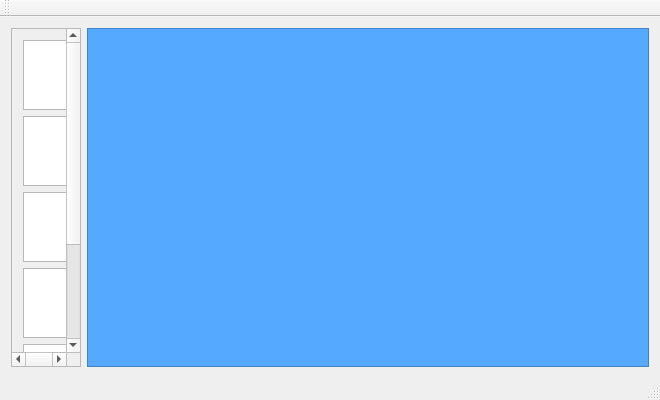
<?xml version="1.0" encoding="UTF-8"?>
<ui version="4.0">
 <class>HelloQt</class>
 <widget class="QMainWindow" name="HelloQt">
  <property name="geometry">
   <rect>
    <x>0</x>
    <y>0</y>
    <width>660</width>
    <height>400</height>
   </rect>
  </property>
  <property name="windowTitle">
   <string>HelloQt</string>
  </property>
  <widget class="QWidget" name="centralWidget">
   <layout class="QHBoxLayout" name="horizontalLayout_2" stretch="1,10">
    <item>
     <widget class="QScrollArea" name="scrollArea">
      <property name="sizePolicy">
       <sizepolicy hsizetype="Preferred" vsizetype="Preferred">
        <horstretch>0</horstretch>
        <verstretch>0</verstretch>
       </sizepolicy>
      </property>
      <property name="widgetResizable">
       <bool>true</bool>
      </property>
      <widget class="QWidget" name="scrollAreaWidgetContents">
       <property name="geometry">
        <rect>
         <x>0</x>
         <y>0</y>
         <width>89</width>
         <height>474</height>
        </rect>
       </property>
       <layout class="QVBoxLayout" name="verticalLayout">
        <item>
         <widget class="QGraphicsView" name="graphicsView">
          <property name="sizePolicy">
           <sizepolicy hsizetype="Preferred" vsizetype="Preferred">
            <horstretch>0</horstretch>
            <verstretch>0</verstretch>
           </sizepolicy>
          </property>
         </widget>
        </item>
        <item alignment="Qt::AlignHCenter">
         <widget class="QGraphicsView" name="graphicsView_2">
          <property name="sizePolicy">
           <sizepolicy hsizetype="Preferred" vsizetype="Preferred">
            <horstretch>0</horstretch>
            <verstretch>0</verstretch>
           </sizepolicy>
          </property>
         </widget>
        </item>
        <item alignment="Qt::AlignVCenter">
         <widget class="QGraphicsView" name="graphicsView_4">
          <property name="sizePolicy">
           <sizepolicy hsizetype="Preferred" vsizetype="Preferred">
            <horstretch>0</horstretch>
            <verstretch>0</verstretch>
           </sizepolicy>
          </property>
         </widget>
        </item>
        <item>
         <widget class="QGraphicsView" name="graphicsView_3">
          <property name="sizePolicy">
           <sizepolicy hsizetype="Preferred" vsizetype="Preferred">
            <horstretch>0</horstretch>
            <verstretch>0</verstretch>
           </sizepolicy>
          </property>
         </widget>
        </item>
        <item>
         <widget class="QGraphicsView" name="graphicsView_5">
          <property name="sizePolicy">
           <sizepolicy hsizetype="Preferred" vsizetype="Preferred">
            <horstretch>0</horstretch>
            <verstretch>0</verstretch>
           </sizepolicy>
          </property>
         </widget>
        </item>
        <item>
         <widget class="QGraphicsView" name="graphicsView_6">
          <property name="sizePolicy">
           <sizepolicy hsizetype="Preferred" vsizetype="Preferred">
            <horstretch>0</horstretch>
            <verstretch>0</verstretch>
           </sizepolicy>
          </property>
         </widget>
        </item>
       </layout>
      </widget>
     </widget>
    </item>
    <item>
     <widget class="QFrame" name="frame">
      <property name="styleSheet">
       <string notr="true">background-color: rgb(85, 170, 255);</string>
      </property>
      <property name="frameShape">
       <enum>QFrame::StyledPanel</enum>
      </property>
      <property name="frameShadow">
       <enum>QFrame::Raised</enum>
      </property>
     </widget>
    </item>
   </layout>
  </widget>
  <widget class="QMenuBar" name="menuBar">
   <property name="geometry">
    <rect>
     <x>0</x>
     <y>0</y>
     <width>660</width>
     <height>23</height>
    </rect>
   </property>
   <property name="defaultUp">
    <bool>false</bool>
   </property>
  </widget>
  <widget class="QToolBar" name="mainToolBar">
   <attribute name="toolBarArea">
    <enum>TopToolBarArea</enum>
   </attribute>
   <attribute name="toolBarBreak">
    <bool>false</bool>
   </attribute>
  </widget>
  <widget class="QStatusBar" name="statusBar"/>
 </widget>
 <layoutdefault spacing="6" margin="11"/>
 <resources/>
 <connections/>
</ui>
